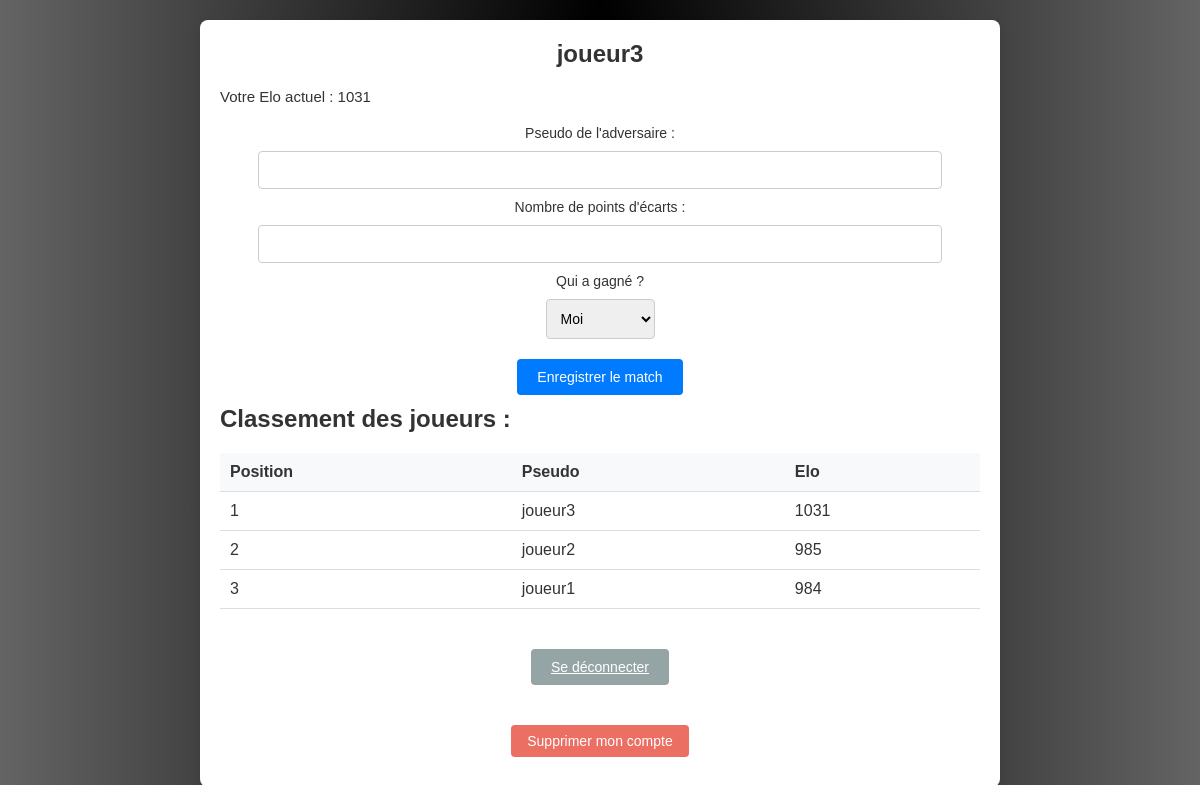
/ (signed in), run on an earlier commit of the app's database.
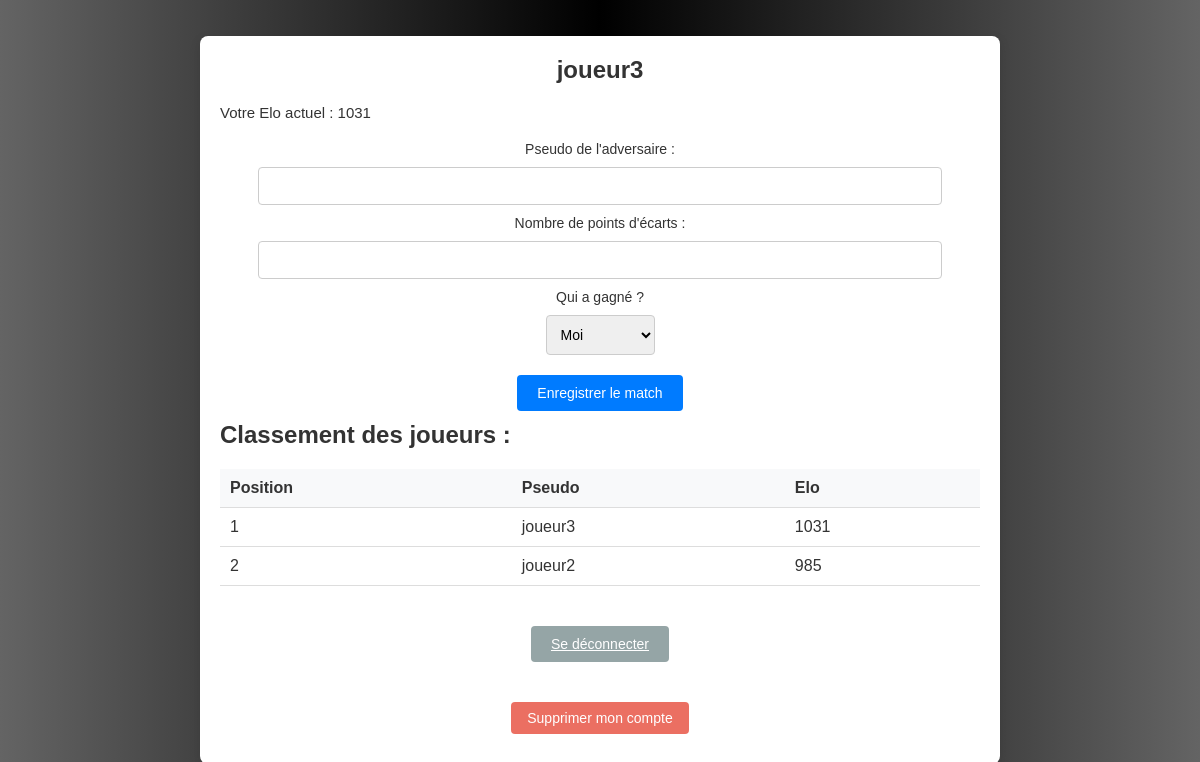
And on a later commit of the database.
### app.py (models this page shows)
class User(db.Model):
    id = db.Column(db.Integer, primary_key=True)
    username = db.Column(db.String(80), unique=True, nullable=False)
    password_hash = db.Column(db.String(120), nullable=False)
    elo = db.Column(db.Integer, default=1000)

### app.py (the view)
@app.route('/')
def index():
    if 'user_id' not in session:
        return redirect(url_for('login'))
    user = User.query.get(session['user_id'])
    leaderboard = User.query.order_by(User.elo.desc()).all()
    return render_template('index.html', user=user, leaderboard=leaderboard)

### templates/index.html (shortened to what this page needs)
<!DOCTYPE html>
<html lang="fr">
<head>
    <link rel="stylesheet" href="{{ url_for('static', filename='style.css') }}">
</head>
<body>
    <div class="container">
        <header>
            <h1>{{ user.username }}</h1>
        </header>
        <section class="elo">
            <p id="nbElo">Votre Elo actuel : {{ user.elo }}</p>
            <form action="{{ url_for('play_match') }}" method="POST" class="match-form">
                <label for="player2_username">Pseudo de l'adversaire :</label>
                <input id="player2_username" name="player2_username" required>
                <label for="points">Nombre de points d'écarts :</label>
                <input type="number" id="points" name="points" required>
                <label for="winner">Qui a gagné ?</label>
                <select name="winner" id="winner">
                    <option value="1">Moi</option>
                </select>
                <button type="submit" class="btn primary">Enregistrer le match</button>
            </form>
        </section>
        <section class="leaderboard">
            <h2>Classement des joueurs :</h2>
            <table>
                <thead>
                    <tr>
                        <th>Position</th>
                        <th>Pseudo</th>
                        <th>Elo</th>
                    </tr>
                </thead>
                <tbody>
                    {% for player in leaderboard %}
                        <tr>
                            <td>{{ loop.index }}</td>
                            <td>{{ player.username }}</td>
                            <td>{{ player.elo }}</td>
                        </tr>
                    {% endfor %}
                </tbody>
            </table>
        </section>
        <footer>
			<a href="{{ url_for('logout') }}" class="btn secondary">Se déconnecter</a>
			<form action="{{ url_for('delete_account') }}" method="POST" onsubmit="return confirm('Êtes-vous sûr de vouloir supprimer votre compte ?')">
				<button type="submit" class="btn danger">Supprimer mon compte</button>
			</form>
        </footer>
    </div>
</body>
</html>

### static/style.css (style rules this page uses)
* { margin: auto; padding: 0; box-sizing: border-box; }
body { font-family: 'Arial', sans-serif; background: rgb(100,100,100); background: -moz-linear-gradient(90deg, rgba(100,100,100,1) 0%, rgba(0,0,0,1) 50%, rgba(100,100,100,1) 100%); background: -webkit-linear-gradient(90deg, rgba(100,100,100,1) 0%, rgba(0,0,0,1) 50%, rgba(100,100,100,1) 100%); background: linear-gradient(90deg, rgba(100,100,100,1) 0%, rgba(0,0,0,1) 50%, rgba(100,100,100,1) 100%); filter: progid:DXImageTransform.Microsoft.gradient(startColorstr="#646464",endColorstr="#646464",GradientType=1); color: #333; display: flex; justify-content: center; align-items: center; height: 100vh; padding: 20px; }
.container { max-width: 800px; width: 90%; background-color: white; padding: 20px; border-radius: 8px; box-shadow: 0 4px 12px rgba(0, 0, 0, 0.1); }
header h1 { font-size: 24px; margin-bottom: 20px; text-align: center; }
#nbElo { font-size: 15px; margin-bottom: 20px; }
button, .btn { margin: auto; background-color: #007bff; color: white; border: none; padding: 10px 20px; font-size: 14px; border-radius: 4px; cursor: pointer; transition: background-color 0.3s ease; margin-bottom: 10px; margin-top: 10px; }
.btn.danger { background-color: #e74c3c; padding: 8px 16px; opacity: 0.8; }
.btn.secondary { background-color: #95a5a6; }
form { display: flex; flex-direction: column; gap: 10px; }
form input, form select { padding: 10px; font-size: 14px; border-radius: 4px; border: 1px solid #ccc; }
form input { width: 90%; }
form label { font-size: 14px; }
table { width: 100%; margin-top: 20px; border-collapse: collapse; }
table th, table td { padding: 10px; text-align: left; border-bottom: 1px solid #ddd; }
table th { background-color: #f8f9fa; }
footer { display: flex; flex-direction: column; align-items: center; gap: 20px; margin-top: 30px; }

What changed in the data, as far as the page shows it:
removed User: username "joueur1", elo "984"
